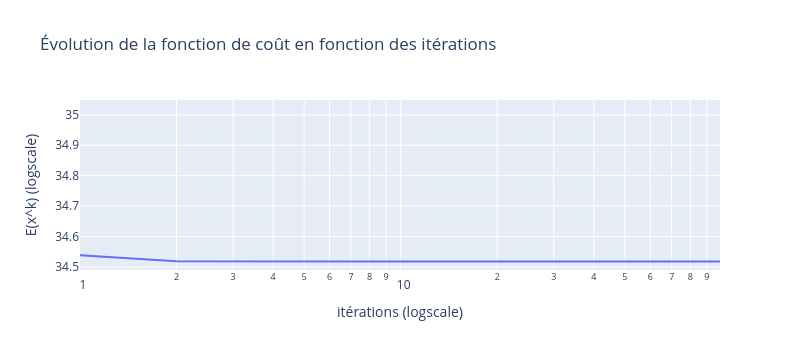

The code cell stored with this chart in its notebook:
### Markdown cell above
## **Affichage des resultats**

### Code cell
# plot cost function
plt_cost = pandas.DataFrame({'x':np.arange(Niter), 'y':En, 'legend':'cost', 'type':'cost_function'})

fig = express.line(plt_cost,
              x='x', 
              y='y', 
              log_x=True, log_y=True,
              labels={'x':'itérations (logscale)','y':'E(x^k) (logscale)'},
              title='Évolution de la fonction de coût en fonction des itérations',
              width=800, height=350)
fig.show()

### Figure 1 — Plotly figure (JSON) as saved in the notebook; plotly's stock layout.template omitted (floating-point values rounded to 4 significant figures)
{"data": [{"hovertemplate": "itérations (logscale)=%{x}<br>E(x^k) (logscale)=%{y}<extra></extra>", "legendgroup": "", "line": {"color": "#636efa", "dash": "solid"}, "marker": {"symbol": "circle"}, "mode": "lines", "name": "", "orientation": "v", "showlegend": false, "type": "scatter", "x": [0, 1, 2, 3, 4, 5, 6, 7, 8, 9, 10, 11, 12, 13, 14, 15, 16, 17, 18, 19, 20, 21, 22, 23, 24, 25, 26, 27, 28, 29, 30, 31, 32, 33, 34, 35, 36, 37, 38, 39, 40, 41, 42, 43, 44, 45, 46, 47, 48, 49, 50, 51, 52, 53, 54, 55, 56, 57, 58, 59, 60, 61, 62, 63, 64, 65, 66, 67, 68, 69, 70, 71, 72, 73, 74, 75, 76, 77, 78, 79, 80, 81, 82, 83, 84, 85, 86, 87, 88, 89, 90, 91, 92, 93, 94, 95, 96, 97, 98, 99], "xaxis": "x", "y": [35.02, 34.54, 34.52, 34.52, 34.52, 34.52, 34.52, 34.52, 34.52, 34.52, 34.52, 34.52, 34.52, 34.52, 34.52, 34.52, 34.52, 34.52, 34.52, 34.52, 34.52, 34.52, 34.52, 34.52, 34.52, 34.52, 34.52, 34.52, 34.52, 34.52, 34.52, 34.52, 34.52, 34.52, 34.52, 34.52, 34.52, 34.52, 34.52, 34.52, 34.52, 34.52, 34.52, 34.52, 34.52, 34.52, 34.52, 34.52, 34.52, 34.52, 34.52, 34.52, 34.52, 34.52, 34.52, 34.52, 34.52, 34.52, 34.52, 34.52, 34.52, 34.52, 34.52, 34.52, 34.52, 34.52, 34.52, 34.52, 34.52, 34.52, 34.52, 34.52, 34.52, 34.52, 34.52, 34.52, 34.52, 34.52, 34.52, 34.52, 34.52, 34.52, 34.52, 34.52, 34.52, 34.52, 34.52, 34.52, 34.52, 34.52, 34.52, 34.52, 34.52, 34.52, 34.52, 34.52, 34.52, 34.52, 34.52, 34.52], "yaxis": "y"}], "layout": {"height": 350, "legend": {"tracegroupgap": 0}, "title": {"text": "Évolution de la fonction de coût en fonction des itérations"}, "width": 800, "xaxis": {"anchor": "y", "domain": [0, 1], "title": {"text": "itérations (logscale)"}, "type": "log"}, "yaxis": {"anchor": "x", "domain": [0, 1], "title": {"text": "E(x^k) (logscale)"}, "type": "log"}}}
